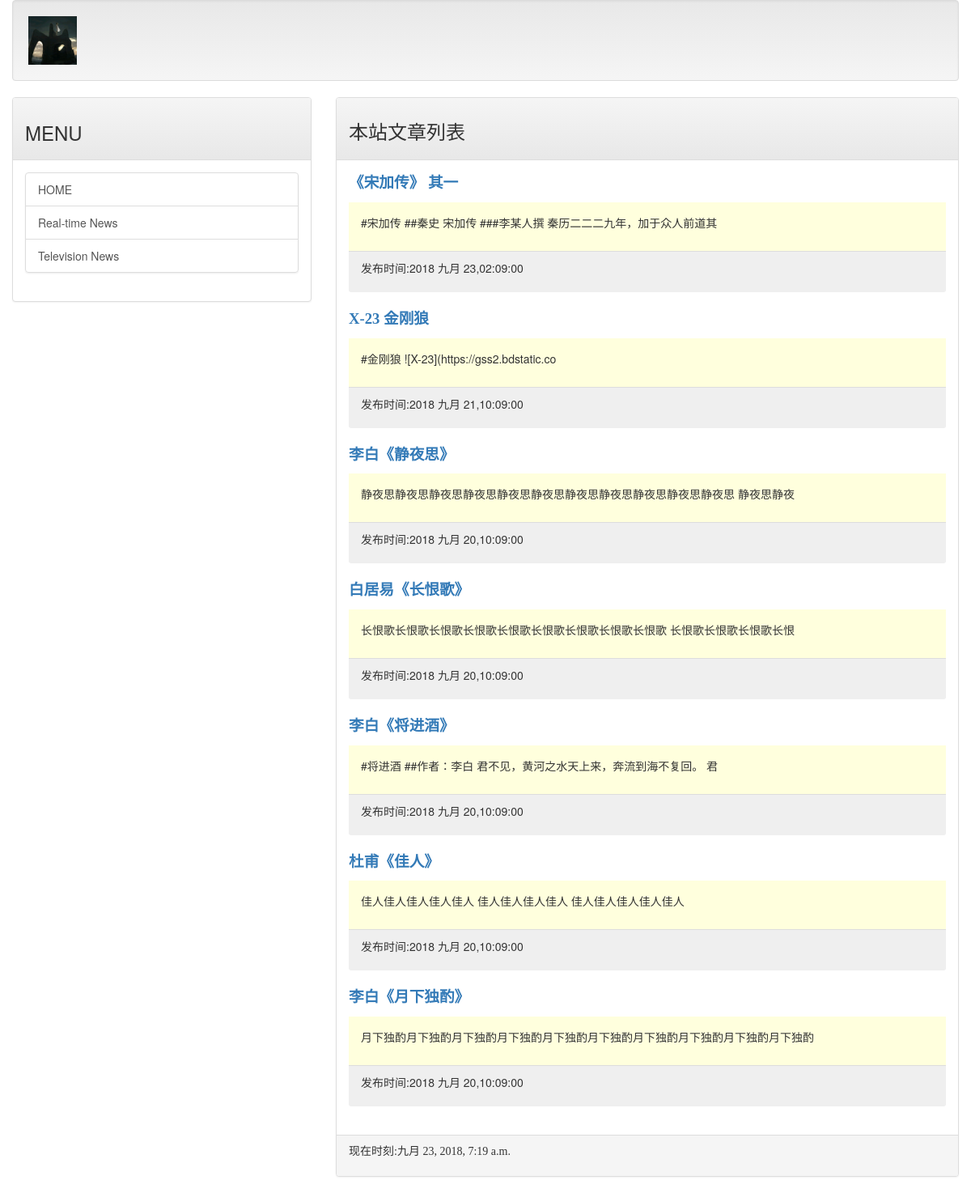
The page / on the database its author committed.
### mainsite/models.py (models this page shows, shortened)
class Post(models.Model):
    title=models.CharField(max_length=200)
    slug=models.CharField(max_length=200)
    body=models.TextField()
    pub_date=models.DateTimeField(default=timezone.now)
    class Meta:
        ordering=['-pub_date']

### mainsite/views.py (the view)
# urls.py: path('',homepage),
def homepage(request):
    template=get_template('index.html')
    posts=Post.objects.all()
    now=datetime.now()
    html=template.render(locals())
    return HttpResponse(html)

### templates/index.html (shortened to what this page needs)
{% extends 'base.html' %}
{% block headmessage %}
    <h3 style="font-family: 楷体;">本站文章列表</h3>
{% endblock %}
{% block content %}
    {% for post in posts %}
        <p style="font-family: 微软雅黑;font-size: 14pt;font-weight: bold">
            <a href="/post/{{post.slug}}">{{post.title}}</a>
        </p>
        <div class="panel-body" style="background-color:#ffffdd">
            <p>
                {{post.body|truncatechars:40}}
            </p>
        </div>
        <div class="panel-footer" style="background-color:#efefef">
            <p>
                发布时间:{{post.pub_date|date:"Y M d,h:m:s"}}
            </p>
        </div>
        <br>
    {% endfor %}
{% endblock %}}

### templates/base.html (shortened to what this page needs)
<!DOCTYPE html>
<html lang="en">
<head>
<link rel="stylesheet" href="https://maxcdn.bootstrapcdn.com/bootstrap/3.3.7/css/bootstrap.min.css">
<link rel="stylesheet" href="https://maxcdn.bootstrapcdn.com/bootstrap/3.3.7/css/bootstrap-theme.min.css">
</head>
<body>
    <div class="container-fluid">
        {% include 'header.html' %}
        <div class="row">
            <div class="col-sm-4 col-md-4">
                <div class="panel panel-default">
                    <div class="panel-heading">
                        <h3>
                            MENU
                        </h3>
                    </div>
                    <div class="panel-body">
                        <div class="list-group">
                            <a href="/" class="list-group-item">HOME</a>
                            <a href="http://tar.so/news" class="list-group-item">Real-time News</a>
                            <a href="http://drho.tw/news" class="list-group-item">Television News</a>
                        </div>
                    </div>
                </div>
            </div>
            <div class = 'col-sm-8 col-md-8'>
                <div class="panel panel-default">
                    <div class="panel-heading">
                        {% block headmessage %} {% endblock %}
                    </div>
                    <div class="panel-body">
                        {% block content %} {% endblock %}
                    </div>
                    <div class="panel-footer">
                        {% include 'footer.html' %}
                    </div>
                </div>
            </div>
        </div>
    </div>
</body>
</html>

### templates/header.html
{% load staticfiles %}
<div class = 'well'>
    <img src="{% static 'images/logo.jpg' %}" height="60" width="60">
</div>

### templates/footer.html
{% block footer %}
    {% if now %}
    <p style="font-family: 微软雅黑;">现在时刻:{{now}}</p>
    {% else %}
    <p style="font-family: 微软雅黑">内容来自网络，如有侵权请来信通知下架...</p>
    {% endif %}
{% endblock %}

### rows shown on the page
Post: title "《宋加传》 其一", body "#宋加传 ##秦史 宋加传 ###李某人撰 秦历二二二九年，加于众人前道其", pub_date "2018 九月 23,02:09:00"
Post: title "X-23 金刚狼", body "#金刚狼 ![X-23](https://gss2.bdstatic.co", pub_date "2018 九月 21,10:09:00"
Post: title "李白《静夜思》", body "静夜思静夜思静夜思静夜思静夜思静夜思静夜思静夜思静夜思静夜思静夜思 静夜思静夜", pub_date "2018 九月 20,10:09:00"
Post: title "白居易《长恨歌》", body "长恨歌长恨歌长恨歌长恨歌长恨歌长恨歌长恨歌长恨歌长恨歌 长恨歌长恨歌长恨歌长恨", pub_date "2018 九月 20,10:09:00"
Post: title "李白《将进酒》", body "#将进酒 ##作者：李白 君不见，黄河之水天上来，奔流到海不复回。 君", pub_date "2018 九月 20,10:09:00"
Post: title "杜甫《佳人》", body "佳人佳人佳人佳人佳人 佳人佳人佳人佳人 佳人佳人佳人佳人佳人", pub_date "2018 九月 20,10:09:00"
Post: title "李白《月下独酌》", body "月下独酌月下独酌月下独酌月下独酌月下独酌月下独酌月下独酌月下独酌月下独酌月下独酌", pub_date "2018 九月 20,10:09:00"
